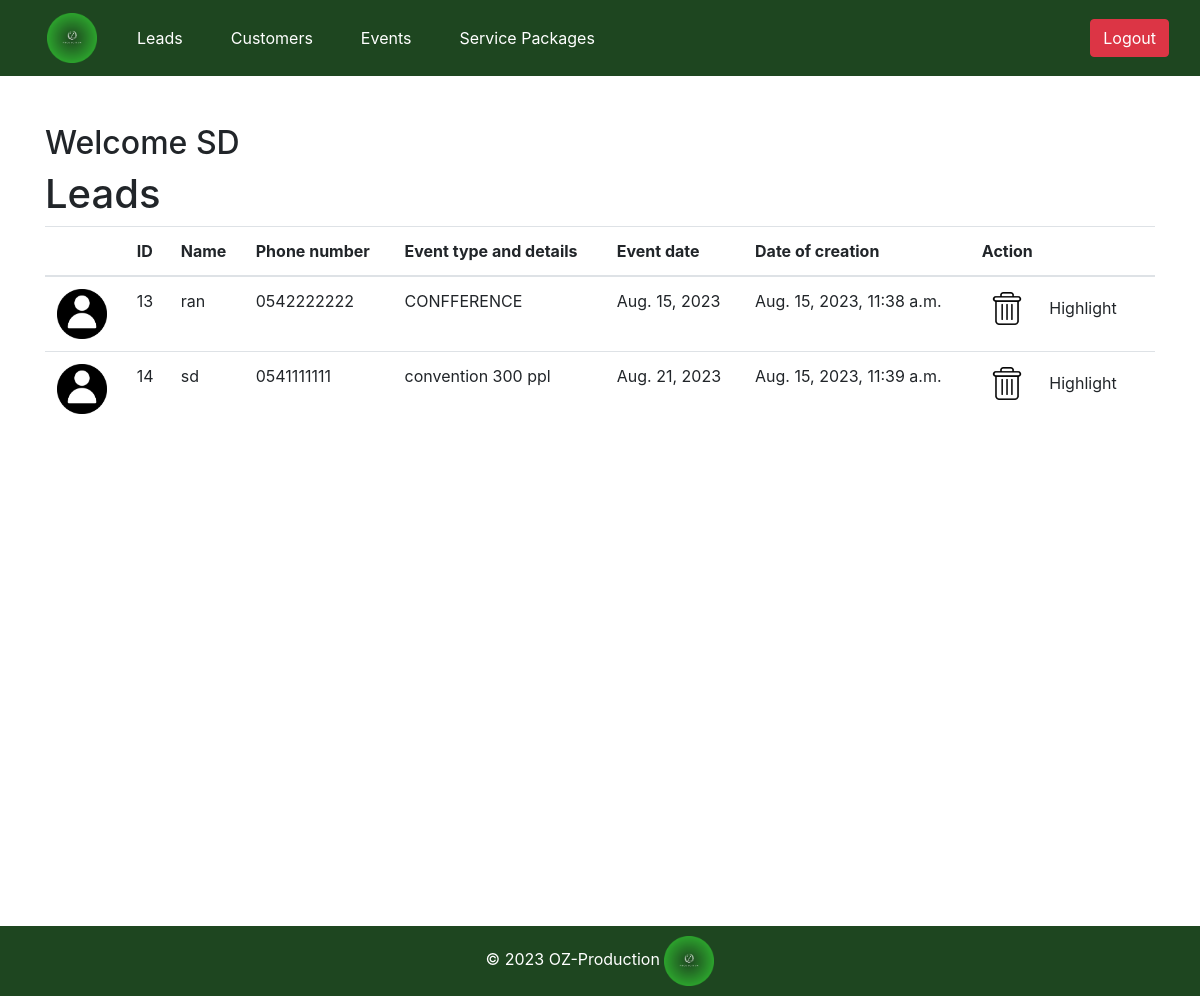
/oz_pro/home/ (signed in), run on an earlier commit of the app's database.
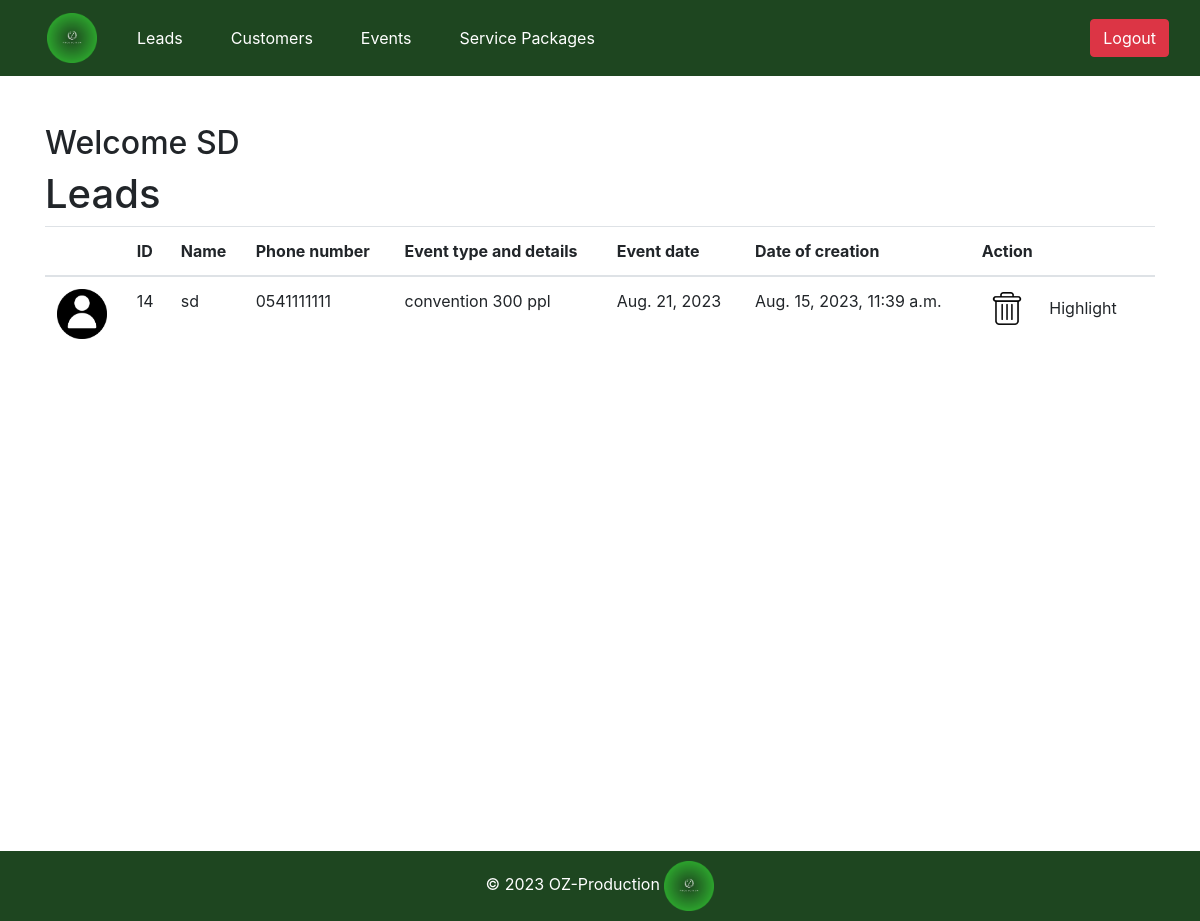
And on a later commit of the database.
### oz_pro/models.py (models this page shows, shortened)
class Lead(models.Model):
    image = models.ImageField(upload_to='static', default = 'Picture7.png')
    ID = models.AutoField(primary_key=True, null=False)
    name = models.CharField(max_length=255,null=False)
    phone_number = models.CharField(max_length=15,null=False)
    event_type_and_details = models.TextField()
    event_date = models.DateField(null=False)
    date_of_creation = models.DateTimeField(auto_now_add=True)
    delete_image = models.ImageField(upload_to='static', default = 'delete.png')

### oz_pro/views.py (the view)
# urls.py: path('home/', views.home_page, name='all_leads'),
@login_required
def home_page(request):
    print("*********after agent login -- home page function*********")
    all_leads = Lead.objects.all()
    context = {
        'leads': all_leads
    }
    return render(request, 'home1.html', context)

### oz_pro/templates/home1.html (shortened to what this page needs)
<!DOCTYPE html>
<html lang="en">
<head>
    <link href="https://maxcdn.bootstrapcdn.com/bootstrap/4.5.2/css/bootstrap.min.css" rel="stylesheet">
</head>
<body>
    {% extends 'base.html' %}
    {% block content %}
    {% load static %}
    <div>
    <h2>Welcome {{user.username}}</h2>
    <h1>Leads</h1>
    </div>
    <table class="table table-hover">
        <thead>
            <tr>
                <th></th>
                <th>ID</th>
                <th>Name</th>
                <th>Phone number</th>
                <th>Event type and details</th>
                <th>Event date</th>
                <th>Date of creation</th>
                <th>Action</th>
            </tr>
        </thead>
        <tbody>
            {% for lead in leads %}
            <tr id="lead_{{ lead.ID }}">
                <td><img src="{% static 'pics/' %}{{lead.image}}" alt="My image" class="small-image" /></td>
                <td>{{ lead.ID }}</td>
                <td>{{ lead.name }}</td>
                <td>{{ lead.phone_number }}</td>
                <td>{{ lead.event_type_and_details }}</td>
                <td>{{ lead.event_date }}</td>
                <td>{{ lead.date_of_creation }}</td>
                <td>
                    <img src="{% static 'pics/CROPED_DELETE.png' %}" alt="Delete" class="small-image" style="cursor:pointer" onclick="window.location.href='{% url 'delete_lead' lead.ID %}'">
                     <button class="btn" for="btn-check-4" onclick="toggleHighlight({{ lead.ID }})">Highlight</button>
                </td>
            </tr>
            {% endfor %}
        </tbody>
    </table>
    {% endblock %}

### oz_pro/templates/base.html (shortened to what this page needs)
{% load static %}
<!DOCTYPE html>
<html lang="en">
<head>
    <link href="https://maxcdn.bootstrapcdn.com/bootstrap/4.5.2/css/bootstrap.min.css" rel="stylesheet">
</head>
<body>
    <nav class="navbar navbar-expand-lg bg-body-tertiary">
        <div class="container-fluid">
            <a class="navbar-brand" href="#"><img src="{% static 'pics/Picture4.png' %}" alt="My image" class="small-image" />  </a>
            <div class="collapse navbar-collapse" id="navbarNav">
                <ul class="navbar-nav mr-auto">
                    <li class="nav-item">
                        <a class="nav-link active" aria-current="page" href="#">Leads</a>
                    </li>
                    <li class="nav-item">
                        <a class="nav-link" href="#">Customers</a>
                    </li>
                    <li class="nav-item">
                        <a class="nav-link" href="#">Events</a>
                    </li>
                    <li class="nav-item">
                        <a class="nav-link" href="#">Service Packages</a>
                    </li>
                </ul>
                <form method="post" action="{% url 'agent_logout' %}">
                    <button class="btn btn-danger my-2 my-sm-0" type="submit">Logout</button>
                </form>
            </div>
        </div>
    </nav>
    <div class="container mt-5">
        {% block content %} {% endblock %}
    </div>
<footer>
    &copy; 2023 OZ-Production <img src="{% static 'pics/Picture4.png' %}" alt="My image" class="small-image" />
</footer>
</body>
</html>

### oz_pro/templates/home1.html (style rules this page uses)
.small-image { width: 50px; height: auto; }

### oz_pro/templates/base.html (style rules this page uses)
nav { display: flex; justify-content: space-between; align-items: center; padding: 1rem 2rem; background-color: #1E4620; }
nav a { margin: 0 1rem; color: white; text-decoration: none; }
footer { position: relative; width: 100%; background-color: #1E4620; color: white; text-align: center; padding: 10px 0; margin-top: 500px; }

What changed in the data, as far as the page shows it:
removed Lead: image (picture), ID "13", name "ran", phone_number "0542222222", event_type_and_details "CONFFERENCE", event_date "Aug. 15, 2023", date_of_creation "Aug. 15, 2023, 11:38 a.m."
